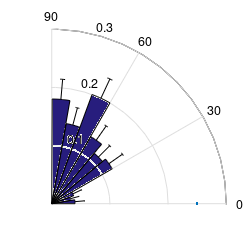

Recreate this plot in MATLAB.
function mitotic_orientation_plot

freq = [6 5 6 18 17 20 30 21 27];
prop = freq ./ sum(freq);
los = deg2rad(0:10:80);
his = deg2rad(10:10:90);

fh = figure;
ah = newplot;

h = polar(ah, 0,0.25);
set(ah, 'NextPlot', 'add');
set(h, 'LineStyle', 'none');

set(ah, 'FontName', 'Helvetica', 'FontSize', 9);
xlabel(ah, 'Proportion', 'FontName', 'Helvetica', 'FontSize', 9, 'FontWeight', 'bold');
ylabel(ah, 'Proportion', 'FontName', 'Helvetica', 'FontSize', 9, 'FontWeight', 'bold');

for i=1:9
    % sector
    X = prop(i) * cos(los(i):0.01:his(i));
    Y = prop(i) * sin(los(i):0.01:his(i));
%     plot([0 X 0], [0 Y 0], '-', ...
%         'Color', [0.152941, 0.113725, 0.490196], ...
%         'LineWidth', 1);
    fill([0 X], [0 Y], ...
        [0.152941, 0.113725, 0.490196], ...
        'EdgeColor', [0 0 0]);
        

    % vertical bar
    X = (prop(i) + [0 sqrt(freq(i))] / sum(freq)) * cos((los(i)+his(i))/2);
    Y = (prop(i) + [0 sqrt(freq(i))] / sum(freq)) * sin((los(i)+his(i))/2);
    plot(X,Y, '-k');
    
    % upper tic
    X = (prop(i) + sqrt(freq(i)) / sum(freq)) * cos((los(i)+his(i))/2 + (-0.02:0.01:0.02));
    Y = (prop(i) + sqrt(freq(i)) / sum(freq)) * sin((los(i)+his(i))/2 + (-0.02:0.01:0.02));
    plot(X,Y, '-k');

%     % lower tic
%     X = (prop(i) - sqrt(freq(i)) / sum(freq)) * cos((los(i)+his(i))/2 + (-0.02:0.01:0.02));
%     Y = (prop(i) - sqrt(freq(i)) / sum(freq)) * sin((los(i)+his(i))/2 + (-0.02:0.01:0.02));
%     plot(X,Y, '-k');
end

axis(ah, [-0.001 inf -0.001 inf]);

set(fh, 'PaperUnits', 'inches');
w = 2.5; h = 2.5;
set(fh, 'PaperSize', [w h]);
set(fh, 'PaperPosition', [0 0 w h]);

print(fh, '-dpdf', '-painters', 'mitotic-orientation-plot');

close(fh);

end
